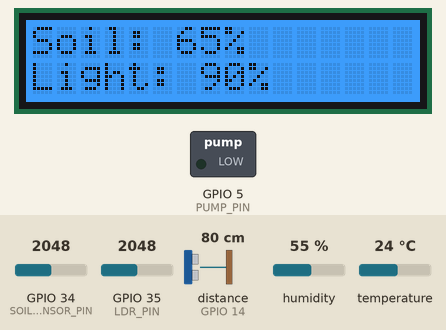
The sketch below on a simulated ESP32. On the bench: 16×2 character LCD, switched loads named in the sketch (green lamp = pin HIGH). Wiring (inferred from the names in the program): ultrasonic range finder: trigger GPIO 12; echo GPIO 14. The test bench sets the inputs (shaded band); at power-on: GPIO 34 (SOIL_SENSOR_PIN) = 2048, distance to the obstacle (sensor on GPIO 14) 80 cm, humidity 55 %, GPIO 35 (LDR_PIN) = 2048, temperature 24 °C. The echo pulse lasts 58.3 µs per cm; WiFi joins after 1.5 s; servers stay silent unless stated; pins used as bus, display or sensor lines are not drawn; what the sketch prints to the serial monitor is not drawn.

Above: at 4.7 s.
4.8 s: GPIO 34 (SOIL_SENSOR_PIN) set to 841
At 8.5 s:
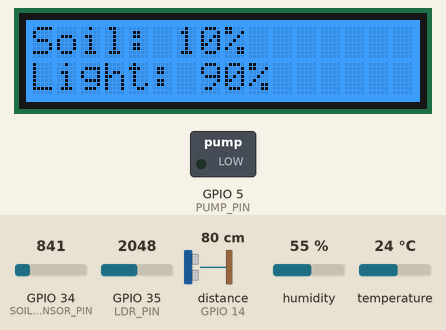
12.4 s: GPIO 34 (SOIL_SENSOR_PIN) set to 767
At 16.4 s:
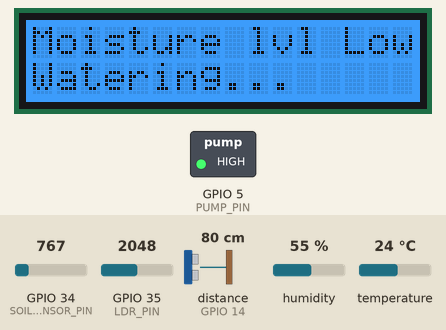
17.4 s: distance to the obstacle (sensor on GPIO 14) set to 2 cm
At 23.8 s:
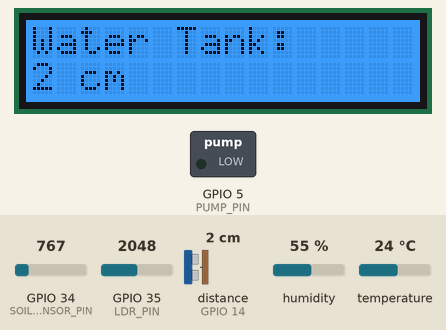
25.0 s: humidity set to 22 %
At 29.9 s:
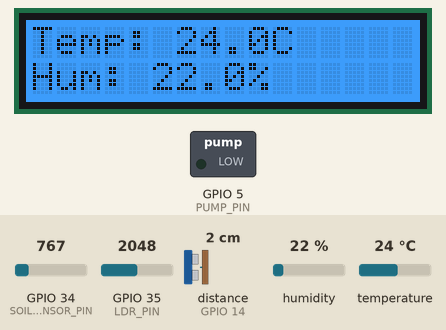
31.6 s: GPIO 35 (LDR_PIN) set to 2866
At 38.7 s:
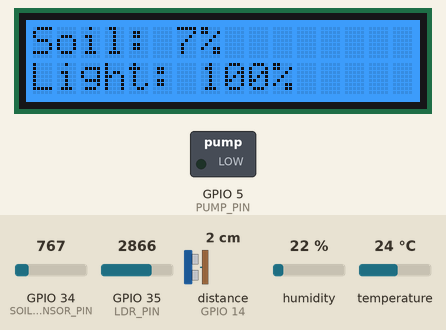
39.2 s: temperature set to 12 °C
At 46.2 s:
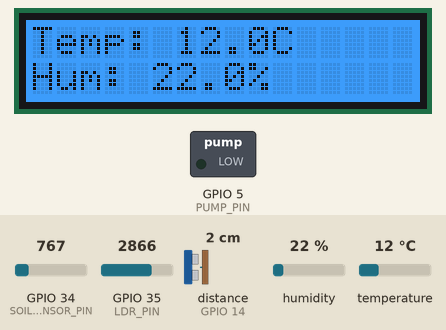
Timing chart, 0 to 47.7 s (numbered marks = the images above; inputs shaded):
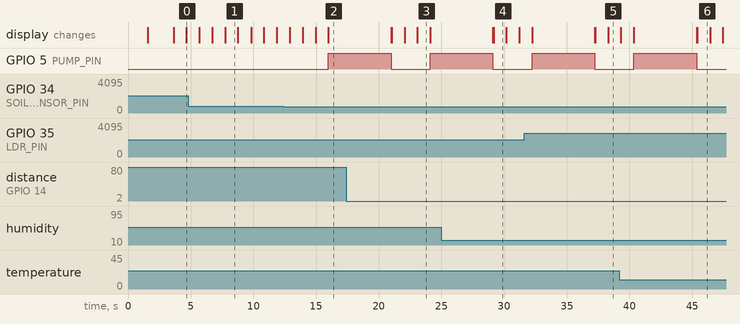

Measured:
- the behaviour switches between 800 and 799 on GPIO 34 (SOIL_SENSOR_PIN) (found by bisection; images 1 and 2)
- after the input at 12.4 s, GPIO 5 (PUMP_PIN): LOW → HIGH after 3.6 s
- what the display in image 1 shows lasts 1.0 s, from 7.8 s to 8.8 s

The sketch:

demo_code.ino
```cpp
#include <Wire.h>
#include <rgb_lcd.h>
#include <DHT.h>
#include <WiFi.h>
#include <WebServer.h>
#include <ESPmDNS.h>
#include "homePage.h"

#define DHTPIN 4
#define DHTTYPE DHT11
DHT dht(DHTPIN, DHTTYPE);

#define SOIL_SENSOR_PIN 34
#define PUMP_PIN 5
#define TRIG_PIN 12
#define ECHO_PIN 14
#define LDR_PIN 35

#define INTERVAL 2000  // Sensor update every 2 secs

const char* ssid = "jxxj";
const char* password = "bershka1";
WebServer server(80);
rgb_lcd lcd;

long lastReadTime = 0;

// Sensor Readings
String getTemp() {
    return String(dht.readTemperature(), 1);
}

String getHumid() {
   return String(dht.readHumidity(), 1);
   }

String getSoil() {
  int raw = analogRead(SOIL_SENSOR_PIN);
  int percent = map(raw, 600, 2000, 0, 100);
  percent = constrain(percent, 0, 100);
  return String(percent);
}


String getLDR() {
  int raw = analogRead(LDR_PIN);
  int percent = map(raw, 100, 1550, 0, 100);
  percent = constrain(percent, 0, 100);
  return String(percent);
}


long getDistance() {
    digitalWrite(TRIG_PIN, LOW);
    delayMicroseconds(2);
    digitalWrite(TRIG_PIN, HIGH);
    delayMicroseconds(10);
    digitalWrite(TRIG_PIN, LOW);
    long duration = pulseIn(ECHO_PIN, HIGH, 30000);
    return (duration == 0) ? -1 : duration / 58.2;
}

// HTML
void handleRoot() {
    server.send(200, "text/html", homePagePart1);
}

 //Real-Time Sensor readings
void handleSensorData() {
    String json = "{";
  json += "\"temperature\":" + getTemp() + ",";
  json += "\"humidity\":" + getHumid() + ",";
  json += "\"soilMoisture\":" + getSoil() + ",";
  json += "\"ldr\":" + getLDR() + ",";
  json += "\"ultrasonic\":" + String(getDistance());
  json += "}";

    server.send(200, "application/json", json);
}

//404 Not Found
void handleNotFound() {
    server.send(404, "text/plain", "Not Found");
}

void setup() {
    Serial.begin(115200);
    WiFi.mode(WIFI_STA);
    lcd.begin(16, 2);
    lcd.setRGB(0, 128, 255);
    dht.begin();
    pinMode(PUMP_PIN, OUTPUT);
    pinMode(SOIL_SENSOR_PIN, INPUT);
    pinMode(TRIG_PIN, OUTPUT);
    pinMode(ECHO_PIN, INPUT);

    // WiFi connection
    WiFi.begin(ssid, password);
    while (WiFi.status() != WL_CONNECTED) { delay(500); Serial.print("."); }

    Serial.println("\nConnected to WiFi");
    Serial.print("IP Address: ");
    Serial.println(WiFi.localIP());

    lcd.setCursor(0, 0);
    lcd.print("Connected to WiFi!");
    delay(2000);
    lcd.clear();

    if (MDNS.begin("esp32")) { Serial.println("MDNS responder started"); }

    //Web Server Endpoints
    server.on("/", handleRoot);
    server.on("/sensor-data", handleSensorData);
    server.onNotFound(handleNotFound);
    server.begin();
    Serial.println("HTTP server started");
}

void loop() {
    server.handleClient();

    if (millis() - lastReadTime >= INTERVAL) {
        lastReadTime = millis();

        float temperature = dht.readTemperature();
        float humidity = dht.readHumidity();
        int soilRaw = analogRead(SOIL_SENSOR_PIN);
        int soilPercent = map(soilRaw, 600, 2800, 0, 100);
        soilPercent = constrain(soilPercent, 0, 100);

        int ldrRaw = analogRead(LDR_PIN);
        int ldrPercent = map(ldrRaw, 100, 2250, 0, 100);
        ldrPercent = constrain(ldrPercent, 0, 100);

        long distance = getDistance();

        //Lcd Temp + Humidity
        lcd.clear();
        lcd.setCursor(0, 0);
        lcd.print("Temp: ");
        lcd.print(temperature, 1);
        lcd.print("C");

        lcd.setCursor(0, 1);
        lcd.print("Hum: ");
        lcd.print(humidity, 1);
        lcd.print("%");
        delay(1000);

        //Lcd Soil + LDR %
        lcd.clear();
        lcd.setCursor(0, 0);
        lcd.print("Soil: ");
        lcd.print(soilPercent);
        lcd.print("%");

        lcd.setCursor(0, 1);
        lcd.print("Light: ");
        lcd.print(ldrPercent);
        lcd.print("%");
        delay(1000);

        //Lcd Ultrasonic
        lcd.clear();
        lcd.setCursor(0, 0);
        lcd.print("Water Tank:");

        lcd.setCursor(0, 1);
        if (distance == -1) {
            lcd.print("Full!");
        } else {
            lcd.print(distance);
            lcd.print(" cm");
        }
        delay(1000);

        // Pump when soilM < 800
        if (soilRaw < 800) {
            lcd.clear();
            lcd.setCursor(0, 0);
            lcd.print("Moisture lvl Low!\n");
            lcd.setCursor(0, 1);
            lcd.print("Watering...");
            digitalWrite(PUMP_PIN, HIGH);
            delay(5000);
            digitalWrite(PUMP_PIN, LOW);
            lcd.clear();
        }
    }
}
```

homePage.h
```cpp
// To create literal strings stored in flash memory enclose your HTML code between
// F(R"=====( HTML code here )=====");
// If you have 1 reading then you probably have 2 literal strings
// If you have 2 readings then you probably have 3 literal strings etc.

String homePagePart1 = F(R"=====(<!DOCTYPE html>
<html lang="en">

<head>
  <meta charset="utf-8">
  <meta http-equiv="X-UA-Compatible" content="IE=edge">
  <meta name="viewport" content="width=device-width, initial-scale=1">
  <title>Automated Irrigation System</title>
  <link href='https://unpkg.com/boxicons@2.1.4/css/boxicons.min.css' rel='stylesheet'>
  <script src="https://cdn.jsdelivr.net/npm/chart.js"></script>

  <style>
  * {
    margin: 0;
    padding: 0;
    box-sizing: border-box;
    font-family: "Poppins", sans-serif;
  }
  body {
    background: linear-gradient(to bottom, #d2f8d2, #a1e3a1);
    transition: background 0.5s ease, color 0.5s ease;
  }
  body.dark-mode {
    background: linear-gradient(to bottom, #0f3d0f, #1a4b1a);
  }
  h1 {
    font-size: 40px;
    margin: 20px 0 10px;
    text-align: center;
  }
  p {
    font-size: 25px;
    text-align: center;
    margin-bottom: 20px;
  }
  .toggle {
    position: absolute;
    top: 20px;
    right: 20px;
    padding: 10px 20px;
    background: linear-gradient(to right, #00c853, #64dd17);
    border: none;
    font-size: 16px;
    color: white;
    border-radius: 25px;
    cursor: pointer;
    transition: background 0.3s ease;
    z-index: 10;
  }
  .toggle:hover {
    background: linear-gradient(to right, #00b94c, #52c300);
  }
  body.dark-mode .toggle {
    background: linear-gradient(to right, #004d40, #1b5e20);
  }
  .sensor-container {
    display: grid;
    grid-template-columns: repeat(auto-fit, minmax(200px, 1fr));
    gap: 20px;
    padding: 20px;
    max-width: 1000px;
    margin: 0 auto;
  }
  .sensor-card {
  min-width: 200px;
  height: 240px;
  background: rgba(255, 255, 255, 0.95);
  padding: 15px;
  border-radius: 15px;
  box-shadow: 0 5px 15px rgba(0, 128, 0, 0.2);
  text-align: center;
  transition: transform 0.3s;
}
  .sensor-card:hover {
    transform: scale(1.03);
  }
  body.dark-mode .sensor-card {
    background: rgba(0, 32, 0, 0.85);
    box-shadow: 0 5px 20px rgba(0, 255, 100, 0.2);
    color: #d0ffd0;
  }
  .center-card {
  grid-column: 2 / span 2;
  justify-self: center;
}
.description-full {
  width: 100%;
  background: #f9fff9;
  padding: 60px 0;
  margin-top: 40px;
  border-top: 2px solid #c5e1c5;
}
body.dark-mode .description-full {
  background: #0f2f0f;
  border-top: 2px solid #3a5d3a;
}
.description-content {
  max-width: 1000px;
  margin: auto;
  padding: 0 40px;
  color: #1b5e20;
  text-align: left;
}

body.dark-mode .description-content {
  color: #d0ffd0;
}
.description-content h2 {
  font-size: 30px;
  margin-top: 20px;
  color: #2e7d32;
  text-align: center;
}

body.dark-mode .description-content h2 {
  color: #a5d6a7;
}

.description-content p {
  font-size: 18px;
  line-height: 1.7;
  margin: 12px 0;
}

.description-content table {
  width: 100%;
  border-collapse: collapse;
  margin-top: 25px;
}

.description-content th,
.description-content td {
  padding: 12px 16px;
  border: 1px solid #c8e6c9;
  text-align: left;
}

.description-content th {
  background-color: #a5d6a7;
  color: #1b5e20;
}

.description-content td {
  background-color: #f1f8f2;
  color: #1b3d1a;
}

body.dark-mode .description-content th {
  background-color: #2e7d32;
  color: #c8facc;
}

body.dark-mode .description-content td {
  background-color: #1b4020;
  color: #d0ffd0;
  border-color: #3a5d3a;
}


</style>

</head>

<body>
  <button class="toggle" onclick="toggleTheme()">Toggle Light/Dark Mode</button>

  <h1>Automated Home Irrigation System</h1>
  <p>Live Sensor Data Dashboard</p>

  <div class="sensor-container">
    <div class="sensor-card">
      <canvas id="tempGauge" width="150" height="150"></canvas>
      <p>Temperature (<span id="tempValue">--</span> °C)</p>
    </div>
    <div class="sensor-card">
      <canvas id="humidityGauge" width="150" height="150"></canvas>
      <p>Humidity (<span id="humidityValue">--</span> %)</p>
    </div>
    <div class="sensor-card">
      <canvas id="soilGauge" width="150" height="150"></canvas>
      <p>Soil Moisture (<span id="soilValue">--</span> %)</p>
    </div>
    <div class="sensor-card">
      <canvas id="ldrGauge" width="150" height="150"></canvas>
      <p>Light Intensity (<span id="ldrValue">--</span>)</p>
    </div>
    <div class="sensor-card center-card">
      <canvas id="ultrasonicGauge" width="150" height="150"></canvas>
      <p>Water Level (<span id="ultrasonicValue">--</span> cm)</p>
    </div>
  </div>

<section class="description-full">
  <div class="description-content">
    <h2>Project Description</h2>
    <p>
      Household plants enhance indoor environments by improving air quality, increasing humidity, and reducing stress.
      However, maintaining plant health, particularly watering, can be difficult for busy individuals.
    </p>
    <p>
      This project aims to develop an automated irrigation system for household plants, monitored via a webpage.
      The system uses sensors to monitor soil moisture, temperature, humidity, and light, ensuring plants are watered efficiently.
    </p>

    <h2>Main Components Used</h2>
    <table>
      <thead>
        <tr>
          <th>Component</th>
          <th>Function</th>
        </tr>
      </thead>
      <tbody>
        <tr><td>ESP32</td><td>Controls the system and hosts the web server</td></tr>
        <tr><td>DHT11</td><td>Measures temperature and humidity</td></tr>
        <tr><td>Soil Moisture Sensor</td><td>Detects soil moisture content</td></tr>
        <tr><td>LDR</td><td>Measures ambient light</td></tr>
        <tr><td>Ultrasonic Sensor</td><td>Monitors tank water content level</td></tr>
        <tr><td>Water Pump</td><td>Waters plants based on moisture content reading</td></tr>
        <tr><td>RGB LCD</td><td>Displays real-time data</td></tr>
      </tbody>
    </table>
  </div>
</section>


  <script>
    function toggleTheme() {
      document.body.classList.toggle('dark-mode');
    }

    const tempGauge = createGauge('tempGauge', 'Temperature', 0, 50);
    const humidityGauge = createGauge('humidityGauge', 'Humidity', 0, 100);
    const soilGauge = createGauge('soilGauge', 'Soil Moisture', 0, 100);
    const ldrGauge = createGauge('ldrGauge', 'Light Intensity', 0, 100);
    const ultrasonicGauge = createGauge('ultrasonicGauge', 'Water Level', 0, 100);

    function createGauge(canvasId, label, min, max) {
      return new Chart(document.getElementById(canvasId).getContext('2d'), {
        type: 'doughnut',
        data: {
          labels: [label],
          datasets: [{
            data: [0, max],
            backgroundColor: ['#66bb6a', '#e0e0e0'],
            borderWidth: 1
          }]
        },
        options: {
          responsive: false,
          cutoutPercentage: 70,
          rotation: -90,
          circumference: 180,
          legend: { display: false },
          tooltips: { enabled: false }
        }
      });
    }

    function updateGauge(gauge, value, max) {
      gauge.data.datasets[0].data = [value, max - value];
      gauge.update();
    }

    function fetchData() {
  fetch('/sensor-data')
    .then(response => response.json())
    .then(data => {
      updateGauge(tempGauge, data.temperature, 50);
      document.getElementById("tempValue").innerText = data.temperature;

      updateGauge(humidityGauge, data.humidity, 100);
      document.getElementById("humidityValue").innerText = data.humidity;

      updateGauge(soilGauge, data.soilMoisture, 100);
      document.getElementById("soilValue").innerText = data.soilMoisture;

      updateGauge(ldrGauge, data.ldr, 100);
      document.getElementById("ldrValue").innerText = data.ldr;

      updateGauge(ultrasonicGauge, 100-data.ultrasonic, 100);
      document.getElementById("ultrasonicValue").innerText = data.ultrasonic;
    })
    .catch(error => console.error('Error fetching data:', error));
}

    setInterval(fetchData, 2000);
  </script>
</body>

</html>
)=====");
```
